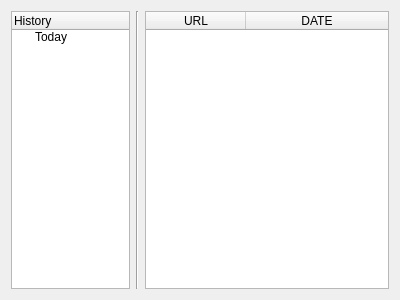
<?xml version="1.0" encoding="UTF-8"?>
<ui version="4.0">
 <class>historyview</class>
 <widget class="QWidget" name="historyview">
  <property name="geometry">
   <rect>
    <x>0</x>
    <y>0</y>
    <width>400</width>
    <height>300</height>
   </rect>
  </property>
  <property name="windowTitle">
   <string>Form</string>
  </property>
  <layout class="QGridLayout" name="gridLayout_2">
   <item row="0" column="1">
    <layout class="QHBoxLayout" name="horizontalLayout">
     <item>
      <widget class="QTreeWidget" name="tree">
       <property name="enabled">
        <bool>true</bool>
       </property>
       <property name="sizePolicy">
        <sizepolicy hsizetype="Minimum" vsizetype="Expanding">
         <horstretch>0</horstretch>
         <verstretch>0</verstretch>
        </sizepolicy>
       </property>
       <property name="minimumSize">
        <size>
         <width>50</width>
         <height>0</height>
        </size>
       </property>
       <property name="autoFillBackground">
        <bool>false</bool>
       </property>
       <property name="sizeAdjustPolicy">
        <enum>QAbstractScrollArea::SizeAdjustPolicy::AdjustToContents</enum>
       </property>
       <property name="dragEnabled">
        <bool>false</bool>
       </property>
       <property name="itemsExpandable">
        <bool>false</bool>
       </property>
       <property name="headerHidden">
        <bool>false</bool>
       </property>
       <column>
        <property name="text">
         <string>History</string>
        </property>
       </column>
       <item>
        <property name="text">
         <string>Today</string>
        </property>
       </item>
      </widget>
     </item>
     <item>
      <widget class="Line" name="line">
       <property name="orientation">
        <enum>Qt::Orientation::Vertical</enum>
       </property>
      </widget>
     </item>
    </layout>
   </item>
   <item row="0" column="2">
    <widget class="QTableWidget" name="table">
     <property name="styleSheet">
      <string notr="true"/>
     </property>
     <property name="showDropIndicator" stdset="0">
      <bool>true</bool>
     </property>
     <property name="textElideMode">
      <enum>Qt::TextElideMode::ElideLeft</enum>
     </property>
     <property name="gridStyle">
      <enum>Qt::PenStyle::SolidLine</enum>
     </property>
     <attribute name="horizontalHeaderVisible">
      <bool>true</bool>
     </attribute>
     <attribute name="horizontalHeaderCascadingSectionResizes">
      <bool>false</bool>
     </attribute>
     <attribute name="horizontalHeaderHighlightSections">
      <bool>false</bool>
     </attribute>
     <attribute name="horizontalHeaderShowSortIndicator" stdset="0">
      <bool>true</bool>
     </attribute>
     <attribute name="horizontalHeaderStretchLastSection">
      <bool>true</bool>
     </attribute>
     <attribute name="verticalHeaderCascadingSectionResizes">
      <bool>false</bool>
     </attribute>
     <attribute name="verticalHeaderStretchLastSection">
      <bool>false</bool>
     </attribute>
     <column>
      <property name="text">
       <string>URL</string>
      </property>
     </column>
     <column>
      <property name="text">
       <string>DATE</string>
      </property>
     </column>
    </widget>
   </item>
  </layout>
 </widget>
 <resources/>
 <connections/>
</ui>
